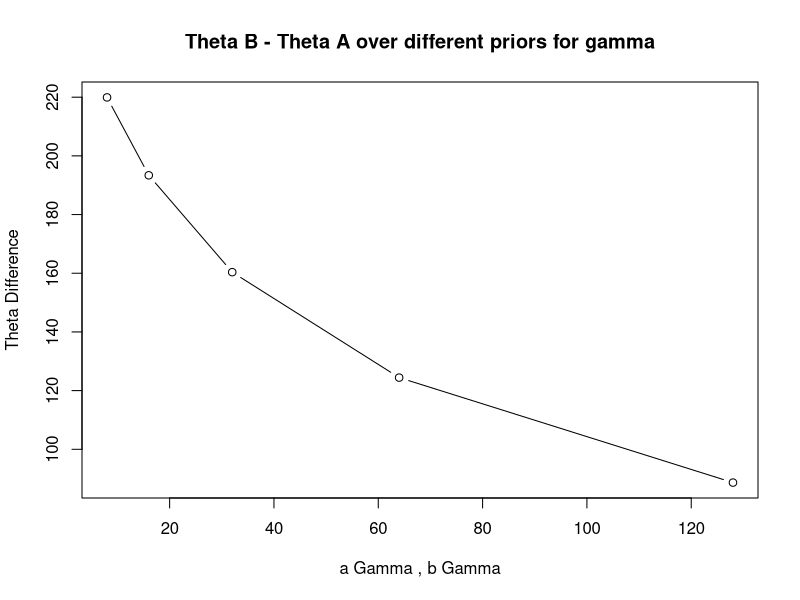
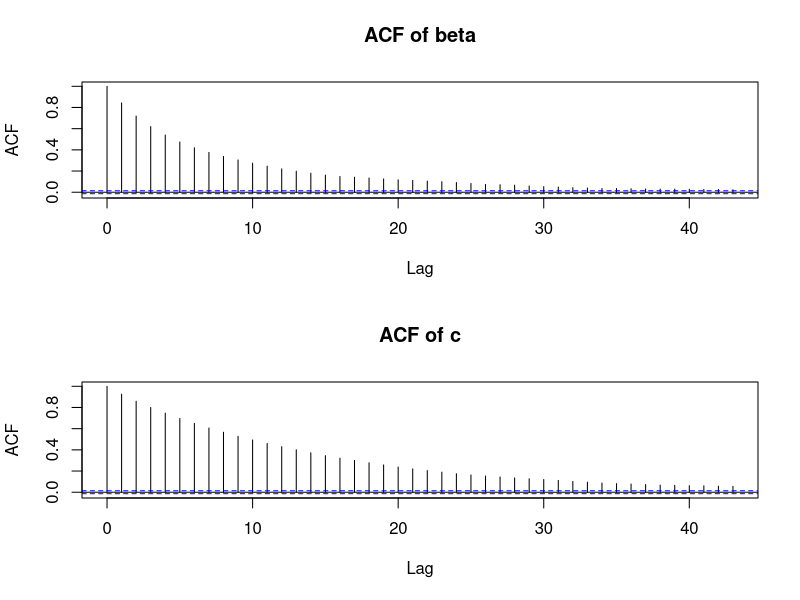

These figures' R source, in order:
## ---- chunk 1
bach <- read.csv("bach.csv")
no_bach <- read.csv("nobach.csv")
## ---- chunk 2
set.seed(10)
#priors
a_theta = 2
b_theta = 1
a_gamma = b_gamma = c(8,16,32,64,128)
#data
y_a = sum(bach)
n_a = length(bach)
y_b = sum(no_bach)
n_b = length(no_bach)

#gibbs sampling
n_iter = 5000

theta <- numeric(n_iter)
gamma <- numeric(n_iter)
theta_diff <- numeric(5)

for (i in 1:length(a_gamma)){
  gamma[1] <- 1
  for(j in 2:n_iter){
    theta[j] <- rgamma(1, shape = y_a + y_b + a_theta, 
                       rate = n_a + n_b*gamma[j - 1] + b_theta)
    gamma[j] <- rgamma(1, shape = y_b + a_gamma[i],
                       rate = n_b*theta[j] + b_gamma[i])
  }
  theta_a <- theta
  theta_b <- theta * gamma
  theta_diff[i] <- mean(theta_b - theta_a)
    
}

## ---- chunk 3
plot(x = a_gamma, y = theta_diff, type = "b",
     main = "Theta B - Theta A over different priors for gamma",
     xlab = "a Gamma , b Gamma",
     ylab = "Theta Difference")
## ---- chunk 4
raw_divorce_data <- read.table("divorce.dat")
df <- data.frame(age_diff = raw_divorce_data$V1, divorce = raw_divorce_data$V2)
head(df)
## ---- chunk 5
set.seed(2)
n <- dim(df)[1]
x <- df$age_diff
y <- df$divorce

#Priors
tau2_beta <- 16
tau2_c <- 16
tau_beta <- sqrt(tau2_beta)
tau_c <- sqrt(tau2_c)

#Initalization
beta <- 0
c <- 0
z <- numeric(n)
n_iter <- 20000
beta_store <- numeric(n_iter)
c_store <- numeric(n_iter)

# Gibbs Sample
for (iter in 1:n_iter) {
  # Z sampling
  mu <- beta * x
  for (i in 1:n) {
    if (y[i] == 1) {
      a <- (c - mu[i]) / 1
      u <- runif(1, pnorm(a), 1)
      z[i] <- mu[i] + qnorm(u)
    } else {
      b <- (c - mu[i]) / 1
      u <- runif(1, 0, pnorm(b))
      z[i] <- mu[i] + qnorm(u)
    }
  }

  # Beta sampling
  V_beta <- 1 / (sum(x^2) + 1 / tau2_beta)
  mu_beta <- V_beta * sum(x * z)
  beta <- rnorm(1, mu_beta, sqrt(V_beta))

  # C sampling
  a <- if (any(y == 0)) max(z[y == 0]) else -Inf
  b <- if (any(y == 1)) min(z[y == 1]) else Inf
  lower <- pnorm((a - 0) / tau_c)
  upper <- pnorm((b - 0) / tau_c)
  u <- runif(1, lower, upper)
  c <- 0 + tau_c * qnorm(u)

  # storing
  beta_store[iter] <- beta
  c_store[iter] <- c
}

## ---- chunk 6
par(mfrow = c(2,1))
acf(beta_store, main = "ACF of beta")
acf(c_store, main = "ACF of c")

## ---- chunk 7
cat("Posterior mean of beta:", mean(beta_store), "\n")
cat("95% credible interval for beta:", quantile(beta_store, c(0.025, 0.975)), "\n")
cat("Pr(beta > 0 | data):", mean(beta_store > 0), "\n")
